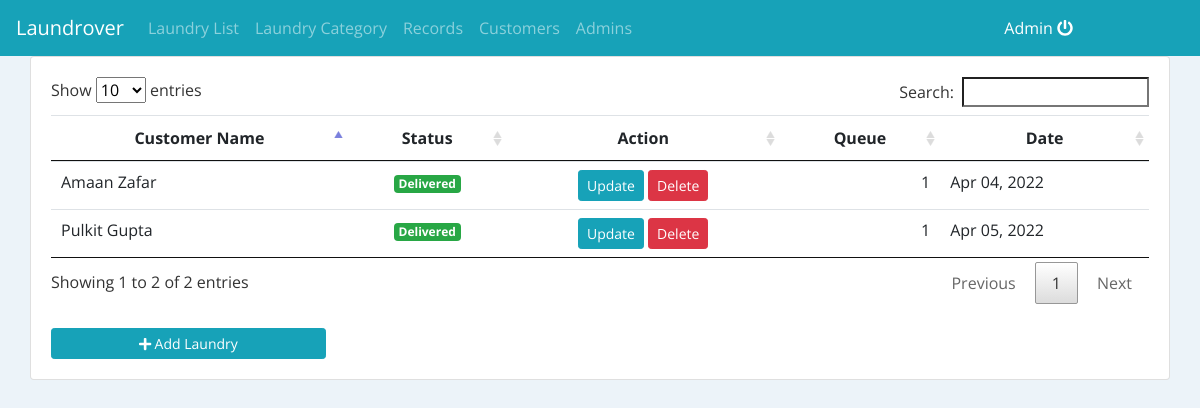
The page / (signed in) on the database its author committed.
### tables this page shows
CREATE TABLE `laundry_list` (
  `id` int NOT NULL,
  `customer_name` text NOT NULL,
  `status` tinyint(1) NOT NULL DEFAULT 0 COMMENT '0=in queue, 1 = washing,2= washed,3= delivered',
  `queue` int NOT NULL,
  `total_amount` double NOT NULL,
  `date_created` datetime NOT NULL DEFAULT current_timestamp(),
  PRIMARY KEY(id)
);

### laundry.php (the view, shortened to what this page needs)
<?php include 'db_connect.php' ?>
<div class="container-fluid">
	<div class="col-lg-12">
			<div class="card">
				<div class="card-body">
					<div class="row">
						<div class="col-md-12">
							<table class="table" id="laundry-list">
								<thead>
									<tr>
										<th class="text-center">Customer Name</th>
										<th class="text-center">Status</th>
										<th class="text-center">Action</th>
										<th class="text-center">Queue</th>
										<th class="text-center">Date</th>
									</tr>
								</thead>
								<tbody>
									<?php
									$list = $conn->query("SELECT * FROM laundry_list order by status asc, id asc ");
									while($row=$list->fetch_assoc()):
									?>
									<tr>
										<td class=""><?php echo ucwords($row['customer_name']) ?></td>
										<?php if($row['status'] == 0): ?>
											<td class="text-center"><span class="badge badge-secondary">In Queue</span></td>
										<?php elseif($row['status'] == 1): ?>
											<td class="text-center"><span class="badge badge-primary">Washing</span></td>
										<?php elseif($row['status'] == 2): ?>
											<td class="text-center"><span class="badge badge-info">Washed</span></td>
										<?php elseif($row['status'] == 3): ?>
											<td class="text-center"><span class="badge badge-success">Delivered</span></td>
										<?php endif; ?>
										<td class="text-center">
											<button type="button" class="btn btn-sm btn-info edit_laundry" data-id="<?php echo $row['id'] ?>">Update</button>
											<button type="button" class="btn btn-sm btn-danger delete_laundry" data-id="<?php echo $row['id'] ?>">Delete</button>
										</td>
										<td class="text-right"><?php echo $row['queue'] ?></td>
										<td class=""><?php echo date("M d, Y",strtotime($row['date_created'])) ?></td>
									</tr>
									<?php endwhile; ?>
								</tbody>
							</table>
						</div>
					</div>
					<br>
					<div class="row">
						<div class="col-md-12">
							<button class="col-sm-3 float-left btn btn-info btn-sm" type="button" id="new_laundry"><i class="fa fa-plus"></i> Add Laundry</button>
						</div>
					</div>
				</div>
			</div>
	</div>
</div>

### index.php (shortened to what this page needs)
<!DOCTYPE html>
<html lang="en">
<head>
<?php
 include('./header.php');
 ?>
</head>
<body>
	<?php include 'navbar.php' ?>
  <main>
    <?php $page = isset($_GET['page']) ? $_GET['page'] :'laundry'; ?>
  	<?php include $page.'.php' ?>
  </main>
</body>
</html>

### header.php (shortened to what this page needs)
  <link rel="stylesheet" href="assets/font-awesome/css/all.min.css">
<link href="assets/vendor/bootstrap/css/bootstrap.min.css" rel="stylesheet">
<link href="assets/vendor/icofont/icofont.min.css" rel="stylesheet">
<link href="assets/vendor/boxicons/css/boxicons.min.css" rel="stylesheet">
<link href="assets/vendor/venobox/venobox.css" rel="stylesheet">
<link href="assets/vendor/animate.css/animate.min.css" rel="stylesheet">
<link href="assets/vendor/remixicon/remixicon.css" rel="stylesheet">
<link href="assets/vendor/owl.carousel/assets/owl.carousel.min.css" rel="stylesheet">
<link href="assets/vendor/bootstrap-datepicker/css/bootstrap-datepicker.min.css" rel="stylesheet">
<link href="assets/DataTables/datatables.min.css" rel="stylesheet">
<link href="assets/css/select2.min.css" rel="stylesheet">
<link href="assets/css/style.css" rel="stylesheet">
<link type="text/css" rel="stylesheet" href="assets/css/jquery-te-1.4.0.css">

### navbar.php (shortened to what this page needs)
<nav class="navbar navbar-expand-lg navbar-dark bg-info">
  <a class="navbar-brand" href="#">Laundrover    </a>
  <div class="collapse navbar-collapse" id="navbarSupportedContent">
    <ul class="navbar-nav mr-auto">
      <li class="nav-item">
        <a class="nav-link" href="index.php?page=laundry">Laundry List <span class="sr-only">(current)</span></a>
      </li>
      <li class="nav-item">
        <a class="nav-link" href="index.php?page=categories">Laundry Category <span class="sr-only">(current)</span></a>
      </li>
      <li class="nav-item">
        <a class="nav-link" href="index.php?page=records">Records <span class="sr-only">(current)</span></a>
      </li>
      <li class="nav-item">
        <a class="nav-link" href="index.php?page=customers">Customers <span class="sr-only">(current)</span></a>
      </li>
      <li class="nav-item">
        <a class="nav-link" href="index.php?page=admins">Admins <span class="sr-only">(current)</span></a>
      </li>
    </ul>
  </div>
  <div class="col-md-2 float-right text-white">
	  		<a href="ajax.php?action=logout" class="text-white"><?php echo $_SESSION['login_name'] ?> <i class="fa fa-power-off"></i></a>
	    </div>
</nav>

### assets/css/style.css (style rules this page uses)
body { font-family: "Open Sans", sans-serif; color: #444444; width: 100%; height: calc(100%); }
a { color: #1977cc; }

### index.php (style rules this page uses)
body { background: #Ecf3f9; }

### rows shown on the page
laundry_list: customer_name "Amaan Zafar", status "Delivered", queue "1", date_created "Apr 04, 2022"
laundry_list: customer_name "Pulkit Gupta", status "Delivered", queue "1", date_created "Apr 05, 2022"

### other values the page prints
$_SESSION['login_name'] "Admin"
